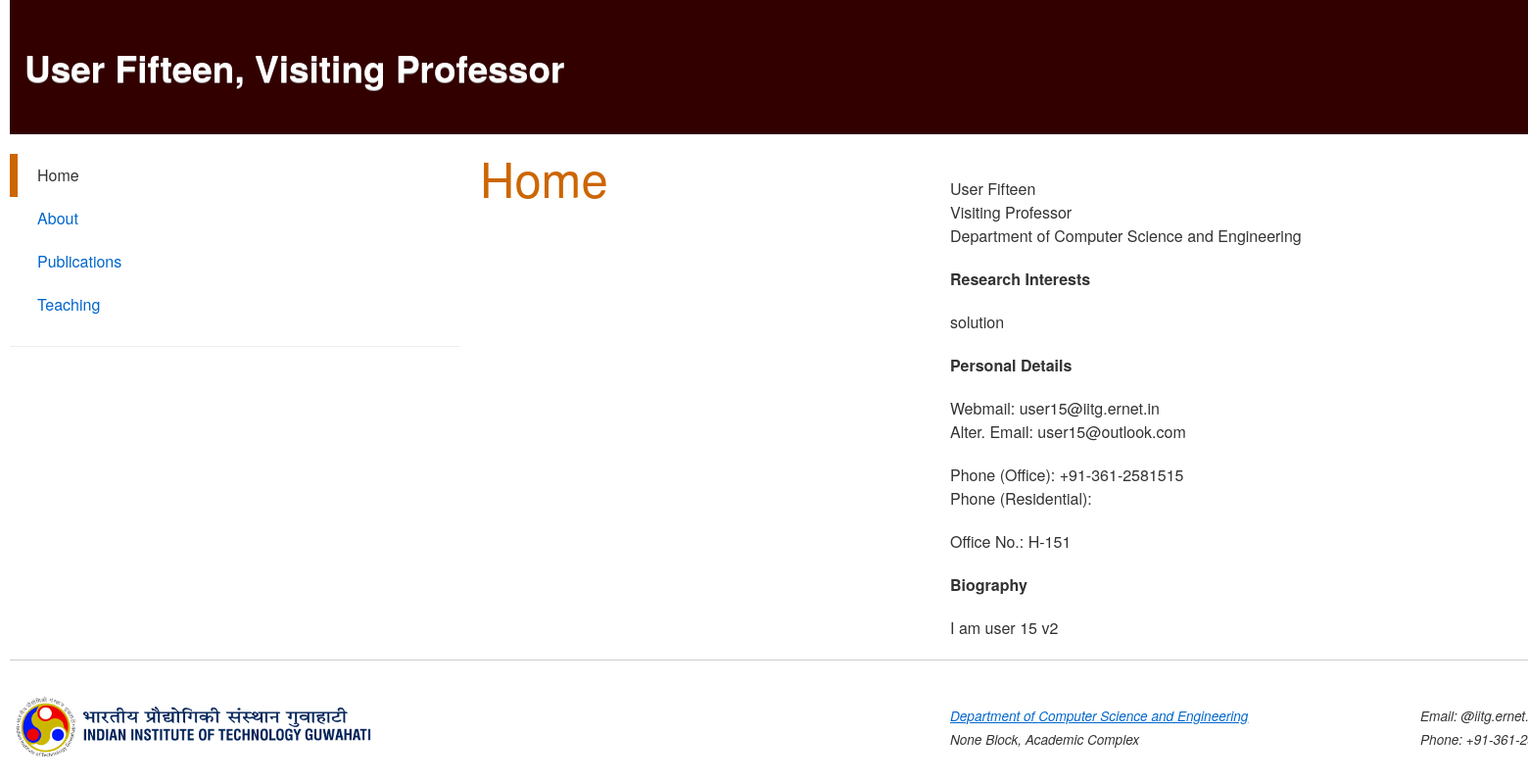
Before: /home/dept/faculty/26 with the older database file.
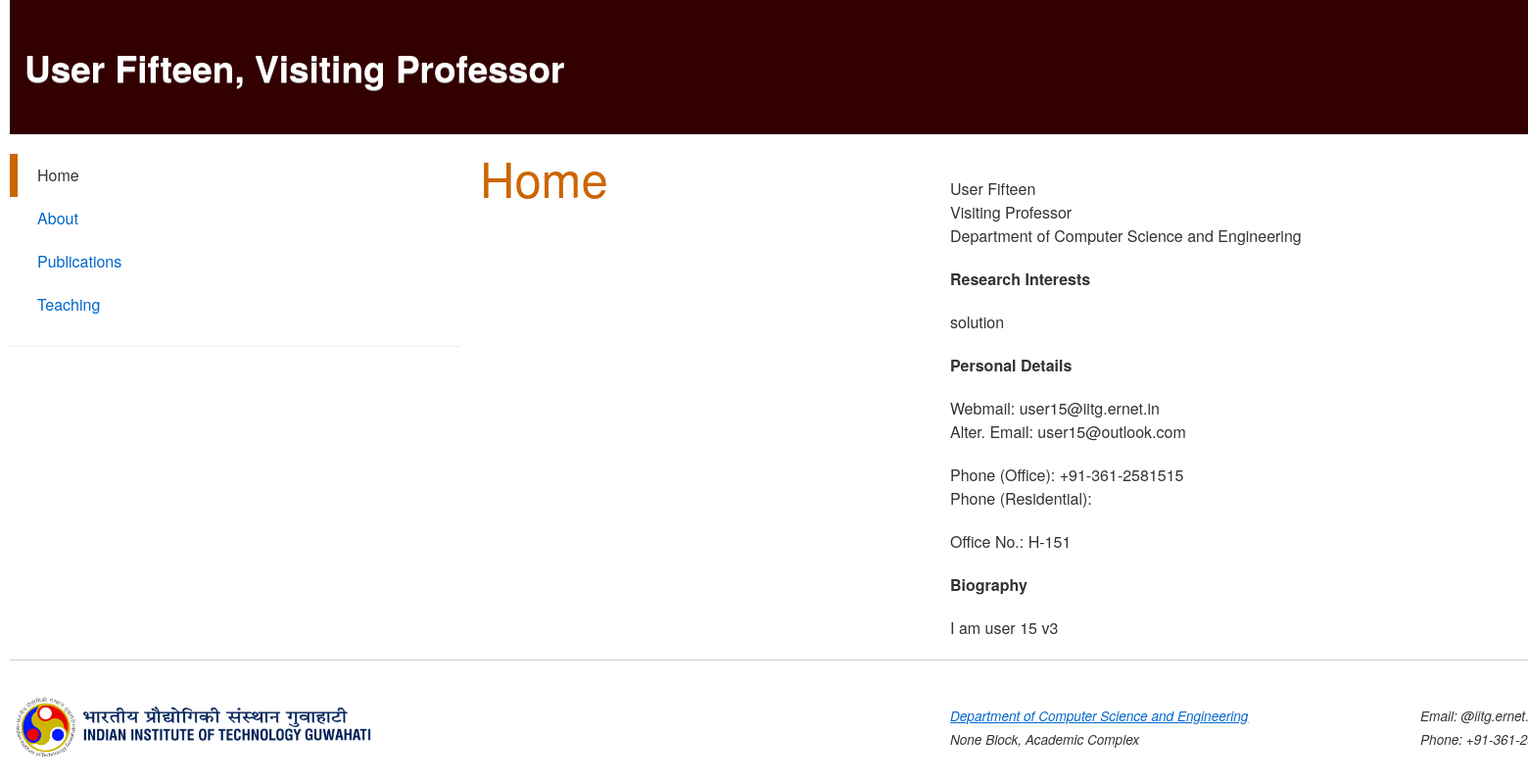
After: the same page with the newer database file.
### homepage/models.py (models this page shows, shortened)
class Faculty(models.Model):
	user = models.OneToOneField(User, on_delete=models.CASCADE, blank=True, null=True, related_name="faculty")
	first_name = models.CharField(max_length=30)
	last_name = models.CharField(max_length=30)
	profile_picture = models.ImageField(upload_to="media/profile_pic", blank=True)
	residential_phone = models.CharField(max_length=15, default="+91-361-258XXXX", blank=True)
	office_phone = models.CharField(max_length=15, default="+91-361-258XXXX")
	iitg_email = models.EmailField("Primary Email", max_length=254, default="username@iitg.ernet.in")
	other_email = models.EmailField("Secondary Email", max_length=254, default="username@gmail.com", blank=True)
	room_number = models.CharField(max_length=5, default="H-000")
	designation = models.ForeignKey('Designation', on_delete=models.PROTECT, null=True)
	department = models.ForeignKey('Department', on_delete=models.PROTECT, null=True)
	interests = models.CharField(max_length=200, null=True)
	biography = models.CharField(max_length=1500, null=True)
	class Meta:
		ordering = ["id"]
		verbose_name_plural = "Faculties"
	def get_absolute_url(self):
		return reverse('faculty-detail', args=(self.id,))

class Designation(models.Model):
    DESIGNATION = (
		('asso', "Associate Professor"),
		('asst', "Assistant Professor"),
		('prof', "Professor"),
		('visf', "Visiting Professor"),
		('hono', "Honorary Professor"),
	)
    designation = models.CharField(max_length=4,choices=DESIGNATION)

class Department(models.Model):
	DEPARTMENT = (
		('bsbe', "Biosciences and Bioengineering"),
		('chem', "Chemistry"),
		('ce', "Chemical Engineering"),
		('civil', "Civil Engineering"),
		('des', "Design"),
		('cse', "Computer Science and Engineering"),
		('eee', "Electronics and Electrical Engineering"),
		('hss', "Humanities and Social Sciences"),
		('phy', "Physics"),
		('math', "Mathematics"),
		('mech', "Mechanical Engineering"),
	)
	department = models.CharField(max_length=6, choices=DEPARTMENT)
	dept_pic = models.ImageField(upload_to="media/dept_pic", null=True, blank=True, help_text="Department Picture")
	dept_logo = models.ImageField(upload_to="media/dept_logo", null=True, blank=True, help_text="Department Logo")
	email = models.EmailField(max_length=254, default="@iitg.ernet.in", null=True)
	block = models.CharField(max_length=1, null=True)
	phone = models.CharField(max_length=15, default="+91-361-258XXXX", null=True)

### homepage/views.py (the view)
# urls.py: url(r'^dept/faculty/(?P<pk>\d+)$', views.FacultyDetail.as_view(), name='faculty-detail'),
class FacultyDetail(generic.DetailView):
	model = Faculty

### homepage/templates/homepage/faculty_detail.html (shortened to what this page needs)
<!DOCTYPE html>
<html lang="en" class=" js">
<head>
    {% load static %}
    <link rel="stylesheet" href="{% static 'assets/master.css' %}">
    <link rel="stylesheet" href="{% static 'assets/1920.min.css' %}">
    <link rel="stylesheet" id="formidable-css" href="{% static 'assets/formidablepro.css' %}" type="text/css" media="all">
</head>
<body id="home">
    <div class="container_12">
        <header>
            <div id="header" class="grid_12">
                <h1>{{ faculty.first_name }} {{ faculty.last_name }}, {{ faculty.designation.get_designation_display }}</h1>
            </div>
        </header>
        <div class="grid_3">
            <nav>
                <div class="menu-main-menu-container">
                    <ul id="menu-main-menu" class="menu">
                        <li id="menu-item-10" class="menu-item menu-item-type-post_type menu-item-object-page current-menu-item page_item page-item-4 current_page_item menu-item-6"><a href="{{ faculty.get_absolute_url }}">Home</a></li>
                        <li id="menu-item-54" class="menu-item menu-item-type-post_type menu-item-object-page menu-item-54"><a href="{% url 'faculty-attributes' fac_id=faculty.id attr_id=0 %}">About</a></li>
                        <li id="menu-item-53" class="menu-item menu-item-type-post_type menu-item-object-page menu-item-53"><a href="{% url 'faculty-attributes' fac_id=faculty.id attr_id=1 %}">Publications</a></li>
                        <li id="menu-item-6" class="menu-item menu-item-type-post_type menu-item-object-page menu-item-53"><a href="{% url 'faculty-attributes' fac_id=faculty.id attr_id=2 %}">Teaching</a></li>
                    </ul>
                </div>
            </nav>
            <div class="sidebar">
            </div>
        </div>
        <section>
            <div class="grid_3">
                <h2 id="title"><a href="{{ faculty.get_absolute_url }}" rel="bookmark" title="Permanent Link to Home">Home</a></h2>
            </div>
            <div class="grid_6">
                <div class="entry">
                    <div class="page-restrict-output">
                        <br>
			    		<p> {{ faculty.first_name }} {{ faculty.last_name }}<br>
			    		    {{ faculty.designation.get_designation_display }}<br>
			    		    Department of {{ faculty.department.get_department_display }}<br>
			    		</p>
			    		<p style="font-size: 16px"><strong>Research Interests</strong></p>
			    		<p>{{ faculty.interests }}</p>
						<p style="font-size: 16px"><strong>Personal Details</strong></p>
			    			<p> Webmail: {{ faculty.iitg_email }}<br>
								Alter. Email: {{ faculty.other_email }}
							</p>
							<p> Phone (Office): {{ faculty.office_phone }}<br>
			    				Phone (Residential): {{ faculty.residence_phone }}</p>
			    			<p> Office No.: {{ faculty.room_number }} </p>
			    			<p style="font-size: 16px"><strong>Biography</strong></p>
          						<p>{{ faculty.biography }}</p>
                	</div>
                </div>
            </div>
        </section>
        <hr class="grid_12">
        <footer>
            <div class="grid_6"> <a href="{% url 'index' %}"><img src="{% static 'images/logo.png' %}" width="40%" height="40%" alt="Indian Institute of Technology Guwahati"></a></div>
            <div class="grid_6">
                <div class="textwidget">
                    <address>
                        <small><br> <a href="{% url 'department-detail' pk=faculty.department.id %}">
                        Department of {{ faculty.department.get_department_display }}</a><br>
                        {{ faculty.department.block }} Block, Academic Complex<br>
                        <br>
                        Email: {{ faculty.department.email }}<br>
                        Phone: {{ faculty.department.phone }}<br>
                      </small>
                    </address>
                </div>
            </div>
        </footer>
    </div>
</body>
</html>

Changed rows visible on the page:
changed Faculty "User": biography "I am user 15 v2" → "I am user 15 v3"
